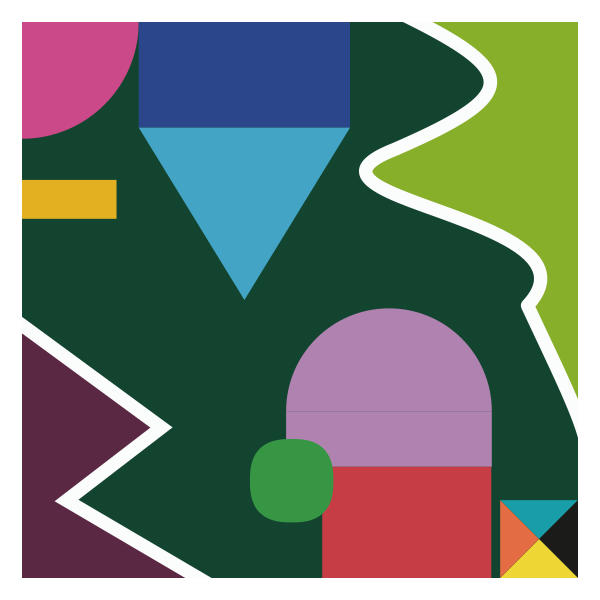
Frame 1 (no input)
Frame 60 (the mouse pressed at the canvas centre just before this capture): identical to frame 1, image omitted
Frame 120 (the mouse held since frame 60 and released just before this capture): identical to frame 1, image omitted

The Processing sketch that drew this single still picture (run headless with seeded random() and noise(); from frame 60 on, the mouse is pressed at the canvas centre):

// Processing sketch: ima_pico_generative
// ── ima_pico_generative.pde
// Controles:
//   UP/DOWN o +/-  →  intensidad [0,1]
//   SPACE          →  ciclar paleta
//   R              →  mutar una forma al azar (acumulativo)
//   X              →  resetear todas las mutaciones
//   D              →  toggle debug overlay
// ============================================================

final int LADO = 600;
final int MARCO = 22;
final float GRID = 500.0;
float s;

// --- SISTEMA DE PALETAS ---
final int NUM_PALETAS = 4;
final int COLORES_POR_PALETA = 14;
color[][] paletas = new color[NUM_PALETAS][COLORES_POR_PALETA];
int indicePaleta = 0;

// --- INTENSIDAD ---
float intensidad = 0.0;
final float PASO_INTENSIDAD = 0.05;
final float GROSOR_BORDE_MIN = 12.0;
final float GROSOR_BORDE_MAX = 32.0;
final float AMPL_ZIGZAG_MIN = 1.0;
final float AMPL_ZIGZAG_MAX = 1.8;
final float AMPL_ONDA_MIN   = 1.0;
final float AMPL_ONDA_MAX   = 1.4;
final float ZIGZAG_EJE_X = -30;
final float ONDA_EJE_X   = 510;
final float FACTOR_SAT_MIN = 0.85;
final float FACTOR_SAT_MAX = 1.15;
final float FACTOR_BR_MIN  = 0.95;
final float FACTOR_BR_MAX  = 1.10;
final float MOTIVO_LADO_MIN = 70;
final float MOTIVO_LADO_MAX = 110;

// Slots de paleta
final int SLOT_FONDO          = 0;
final int SLOT_ZIGZAG         = 1;
final int SLOT_ONDA           = 2;
final int SLOT_CUARTO_CIRCULO = 3;
final int SLOT_BARRA_AMARILLA = 4;
final int SLOT_RECT_AZUL      = 5;
final int SLOT_TRIANGULO      = 6;
final int SLOT_ARCADA         = 7;
final int SLOT_CUADRADO_ROJO  = 8;
final int SLOT_PILDORA        = 9;
final int SLOT_MOTIVO_SUP     = 10;
final int SLOT_MOTIVO_DER     = 11;
final int SLOT_MOTIVO_INF     = 12;
final int SLOT_MOTIVO_IZQ     = 13;

// --- MUTACIÓN ---
final int NUM_FORMAS = 10;
// índices de formas (coinciden con el orden de dibujo)
final int F_ZIGZAG         = 0;
final int F_ONDA           = 1;
final int F_CUARTO_CIRCULO = 2;
final int F_BARRA_AMARILLA = 3;
final int F_RECT_AZUL      = 4;
final int F_TRIANGULO      = 5;
final int F_ARCADA         = 6;
final int F_CUADRADO_ROJO  = 7;
final int F_PILDORA        = 8;
final int F_MOTIVO         = 9;

final int VARIANTES_POR_FORMA = 4;
int[] variantes = new int[NUM_FORMAS];      // 0 = default para cada forma
int[] flashFrames = new int[NUM_FORMAS];    // contador de flash por forma
final int FLASH_DURACION = 20;
final int MAX_INTENTOS_MUTACION = 10;

// --- DEBUG ---
boolean modoDebug = false;

// ============================================================
void setup() {
  size(600, 600);
  s = (LADO - 2 * MARCO) / GRID;
  inicializarPaletas();
  // loop() está activo por defecto — lo necesitamos para los flashes
}

// ============================================================
// PALETAS
// ============================================================
void inicializarPaletas() {
  paletas[0][SLOT_FONDO]          = #0C482E;
  paletas[0][SLOT_ZIGZAG]         = #602143;
  paletas[0][SLOT_ONDA]           = #88B914;
  paletas[0][SLOT_CUARTO_CIRCULO] = #D63583;
  paletas[0][SLOT_BARRA_AMARILLA] = #F0B000;
  paletas[0][SLOT_RECT_AZUL]      = #1C3D92;
  paletas[0][SLOT_TRIANGULO]      = #2FA7D1;
  paletas[0][SLOT_ARCADA]         = #BA81B9;
  paletas[0][SLOT_CUADRADO_ROJO]  = #D12731;
  paletas[0][SLOT_PILDORA]        = #279E39;
  paletas[0][SLOT_MOTIVO_SUP]     = #00A4B2;
  paletas[0][SLOT_MOTIVO_DER]     = #1D1D1B;
  paletas[0][SLOT_MOTIVO_INF]     = #FBDF15;
  paletas[0][SLOT_MOTIVO_IZQ]     = #F15C29;
  
  paletas[1][SLOT_FONDO]          = #2B1A4C;
  paletas[1][SLOT_ZIGZAG]         = #D63583;
  paletas[1][SLOT_ONDA]           = #2FA7D1;
  paletas[1][SLOT_CUARTO_CIRCULO] = #F0B000;
  paletas[1][SLOT_BARRA_AMARILLA] = #88B914;
  paletas[1][SLOT_RECT_AZUL]      = #00A4B2;
  paletas[1][SLOT_TRIANGULO]      = #BA81B9;
  paletas[1][SLOT_ARCADA]         = #F15C29;
  paletas[1][SLOT_CUADRADO_ROJO]  = #1C3D92;
  paletas[1][SLOT_PILDORA]        = #FBDF15;
  paletas[1][SLOT_MOTIVO_SUP]     = #D12731;
  paletas[1][SLOT_MOTIVO_DER]     = #1D1D1B;
  paletas[1][SLOT_MOTIVO_INF]     = #88B914;
  paletas[1][SLOT_MOTIVO_IZQ]     = #D63583;
  
  paletas[2][SLOT_FONDO]          = #0F1E4D;
  paletas[2][SLOT_ZIGZAG]         = #F15C29;
  paletas[2][SLOT_ONDA]           = #FBDF15;
  paletas[2][SLOT_CUARTO_CIRCULO] = #00A4B2;
  paletas[2][SLOT_BARRA_AMARILLA] = #D63583;
  paletas[2][SLOT_RECT_AZUL]      = #D12731;
  paletas[2][SLOT_TRIANGULO]      = #F0B000;
  paletas[2][SLOT_ARCADA]         = #88B914;
  paletas[2][SLOT_CUADRADO_ROJO]  = #BA81B9;
  paletas[2][SLOT_PILDORA]        = #2FA7D1;
  paletas[2][SLOT_MOTIVO_SUP]     = #88B914;
  paletas[2][SLOT_MOTIVO_DER]     = #1D1D1B;
  paletas[2][SLOT_MOTIVO_INF]     = #D63583;
  paletas[2][SLOT_MOTIVO_IZQ]     = #F0B000;
  
  paletas[3][SLOT_FONDO]          = #103A2E;
  paletas[3][SLOT_ZIGZAG]         = #1C3D92;
  paletas[3][SLOT_ONDA]           = #F0B000;
  paletas[3][SLOT_CUARTO_CIRCULO] = #00A4B2;
  paletas[3][SLOT_BARRA_AMARILLA] = #D63583;
  paletas[3][SLOT_RECT_AZUL]      = #F15C29;
  paletas[3][SLOT_TRIANGULO]      = #BA81B9;
  paletas[3][SLOT_ARCADA]         = #FBDF15;
  paletas[3][SLOT_CUADRADO_ROJO]  = #D63583;
  paletas[3][SLOT_PILDORA]        = #88B914;
  paletas[3][SLOT_MOTIVO_SUP]     = #D12731;
  paletas[3][SLOT_MOTIVO_DER]     = #1D1D1B;
  paletas[3][SLOT_MOTIVO_INF]     = #2FA7D1;
  paletas[3][SLOT_MOTIVO_IZQ]     = #F0B000;
}

color colorDePaleta(int slot) {
  return ajustarColor(paletas[indicePaleta][slot]);
}

float grosorBordeBlanco() { return lerp(GROSOR_BORDE_MIN, GROSOR_BORDE_MAX, intensidad); }
float amplitudZigzag()    { return lerp(AMPL_ZIGZAG_MIN,  AMPL_ZIGZAG_MAX,  intensidad); }
float amplitudOnda()      { return lerp(AMPL_ONDA_MIN,    AMPL_ONDA_MAX,    intensidad); }
float ladoMotivo()        { return lerp(MOTIVO_LADO_MIN,  MOTIVO_LADO_MAX,  intensidad); }

float amplificar(float valor, float eje, float factor) {
  return eje + (valor - eje) * factor;
}

color ajustarColor(color c) {
  float fSat = lerp(FACTOR_SAT_MIN, FACTOR_SAT_MAX, intensidad);
  float fBr  = lerp(FACTOR_BR_MIN,  FACTOR_BR_MAX,  intensidad);
  pushStyle();
  colorMode(HSB, 360, 100, 100);
  float h  = hue(c);
  float sa = constrain(saturation(c) * fSat, 0, 100);
  float br = constrain(brightness(c)  * fBr,  0, 100);
  color resultado = color(h, sa, br);
  popStyle();
  return resultado;
}

// ============================================================
// DRAW
// ============================================================
void draw() {
  background(255);
  
  pushMatrix();
  translate(MARCO, MARCO);
  
  noStroke();
  fill(colorDePaleta(SLOT_FONDO));
  rect(0, 0, GRID * s, GRID * s);
  
  clip(0, 0, (int)(GRID * s), (int)(GRID * s));
  
  dibujarFormaZigzag();
  dibujarFormaOnda();
  dibujarCuartoCirculoRosa();
  dibujarBarraAmarilla();
  dibujarRectanguloAzul();
  dibujarTrianguloCeleste();
  dibujarArcadaLavanda();
  dibujarCuadradoRojo();
  dibujarPildoraVerde();
  dibujarMotivo();
  
  // Decrementar flashes
  for (int i = 0; i < NUM_FORMAS; i++) {
    if (flashFrames[i] > 0) flashFrames[i]--;
  }
  
  noClip();
  popMatrix();
  
  if (modoDebug) dibujarDebug();
}

// Aplica flash blanco sobre la forma recién mutada.
// Se llama después de dibujar la forma.
void aplicarFlash(int idxForma, float x, float y, float w, float h) {
  if (flashFrames[idxForma] <= 0) return;
  float alpha = map(flashFrames[idxForma], 0, FLASH_DURACION, 0, 200);
  pushStyle();
  noStroke();
  fill(255, alpha);
  rect(x, y, w, h);
  popStyle();
}

// ============================================================
// 1. ZIGZAG — 4 variantes
// ============================================================
void dibujarFormaZigzag() {
  int v = variantes[F_ZIGZAG];
  float[][] zz;
  float ejeX;
  
  switch (v) {
    case 1:
      // 5 dientes, mismo borde izquierdo, más denso
      zz = new float[][]{
        {-30, 230}, {110, 300}, {30, 350}, {130, 400}, {40, 450}, {200, 530}
      };
      ejeX = -30;
      break;
    case 2:
      // espejo horizontal: pegado al borde derecho
      zz = new float[][]{
        {530, 250}, {375, 365}, {460, 430}, {290, 530}
      };
      ejeX = 530;
      break;
    case 3:
      // dientes más profundos (más agresivos)
      zz = new float[][]{
        {-30, 230}, {180, 340}, {30, 400}, {250, 530}
      };
      ejeX = -30;
      break;
    default:
      zz = new float[][]{
        {-30, 250}, {125, 365}, {40, 430}, {210, 530}
      };
      ejeX = -30;
  }
  
  float a = amplitudZigzag();
  float[][] p = new float[zz.length][2];
  for (int i = 0; i < zz.length; i++) {
    p[i][0] = amplificar(zz[i][0], ejeX, a);
    p[i][1] = zz[i][1];
  }
  
  fill(colorDePaleta(SLOT_ZIGZAG));
  noStroke();
  beginShape();
  for (int i = 0; i < p.length; i++) vertex(p[i][0] * s, p[i][1] * s);
  vertex(ejeX * s, 530 * s);
  endShape(CLOSE);
  
  stroke(#FBFCFC);
  strokeWeight(grosorBordeBlanco() * s);
  noFill();
  strokeCap(SQUARE);
  strokeJoin(MITER);
  beginShape();
  for (int i = 0; i < p.length; i++) vertex(p[i][0] * s, p[i][1] * s);
  endShape();
  noStroke();
  
  aplicarFlash(F_ZIGZAG, (min(ejeX, 290)) * s, 220 * s, 320 * s, 320 * s);
}

// ============================================================
// 2. ONDA — 4 variantes
// ============================================================
void dibujarFormaOnda() {
  int v = variantes[F_ONDA];
  float a = amplitudOnda();
  float ejeX;
  float[] xs;   // 9 valores X de los vértices/controles bezier
  boolean espejada = false;
  
  switch (v) {
    case 1:
      // ondas más anchas (misma esquina)
      xs = new float[]{320, 470, 470, 320, 190, 560, 450, 510, 510};
      ejeX = 510;
      break;
    case 2:
      // espejo: borde izquierdo en vez de derecho
      xs = new float[]{175, 60, 60, 175, 290, -30, 55, 20, 0};
      ejeX = 0;
      espejada = true;
      break;
    case 3:
      // ondas más compactas
      xs = new float[]{380, 470, 470, 380, 280, 520, 450, 480, 510};
      ejeX = 510;
      break;
    default:
      xs = new float[]{335, 450, 450, 335, 220, 530, 455, 490, 510};
      ejeX = 510;
  }
  
  float[] ax = new float[9];
  for (int i = 0; i < 9; i++) ax[i] = amplificar(xs[i], ejeX, a);
  
  fill(colorDePaleta(SLOT_ONDA));
  noStroke();
  beginShape();
  vertex(ax[0] * s, -10 * s);
  bezierVertex(ax[1] * s,  45 * s, ax[2] * s,  65 * s, ax[3] * s, 115 * s);
  bezierVertex(ax[4] * s, 160 * s, ax[5] * s, 175 * s, ax[6] * s, 255 * s);
  bezierVertex(ax[7] * s, 330 * s, ax[8] * s, 370 * s, ejeX   * s, 400 * s);
  vertex(ejeX * s, -10 * s);
  endShape(CLOSE);
  
  stroke(#FBFCFC);
  strokeWeight(grosorBordeBlanco() * s);
  noFill();
  strokeCap(SQUARE);
  strokeJoin(ROUND);
  beginShape();
  vertex(ax[0] * s, -10 * s);
  bezierVertex(ax[1] * s,  45 * s, ax[2] * s,  65 * s, ax[3] * s, 115 * s);
  bezierVertex(ax[4] * s, 160 * s, ax[5] * s, 175 * s, ax[6] * s, 255 * s);
  bezierVertex(ax[7] * s, 330 * s, ax[8] * s, 370 * s, ejeX   * s, 400 * s);
  endShape();
  noStroke();
  
  float flashX = espejada ? 0 : 200;
  aplicarFlash(F_ONDA, flashX * s, 0, 310 * s, 410 * s);
}

// ============================================================
// 3. CUARTO DE CÍRCULO — 4 variantes (una por esquina)
// ============================================================
void dibujarCuartoCirculoRosa() {
  int v = variantes[F_CUARTO_CIRCULO];
  float d = 210 * s;
  float cx = 0, cy = 0;
  float start = 0, stop = HALF_PI;
  
  switch (v) {
    case 1: // esquina sup-derecha
      cx = GRID * s; cy = 0;
      start = HALF_PI; stop = PI;
      break;
    case 2: // esquina inf-izquierda
      cx = 0; cy = GRID * s;
      start = -HALF_PI; stop = 0;
      break;
    case 3: // esquina inf-derecha
      cx = GRID * s; cy = GRID * s;
      start = PI; stop = PI + HALF_PI;
      break;
    default: // sup-izquierda (original)
      cx = 0; cy = 0;
      start = 0; stop = HALF_PI;
  }
  
  fill(colorDePaleta(SLOT_CUARTO_CIRCULO));
  noStroke();
  arc(cx, cy, d, d, start, stop);
  
  aplicarFlash(F_CUARTO_CIRCULO, cx - d/2, cy - d/2, d, d);
}

// ============================================================
// 4. BARRA AMARILLA — 4 variantes
// ============================================================
void dibujarBarraAmarilla() {
  int v = variantes[F_BARRA_AMARILLA];
  float x, y, w, h;
  
  switch (v) {
    case 1: // vertical izquierda
      x = 0; y = 300; w = 35; h = 85;
      break;
    case 2: // horizontal derecha
      x = 415; y = 142; w = 85; h = 35;
      break;
    case 3: // en el borde inferior (horizontal)
      x = 60; y = 465; w = 85; h = 35;
      break;
    default: // original
      x = 0; y = 142; w = 85; h = 35;
  }
  
  fill(colorDePaleta(SLOT_BARRA_AMARILLA));
  noStroke();
  rect(x * s, y * s, w * s, h * s);
  
  aplicarFlash(F_BARRA_AMARILLA, x * s, y * s, w * s, h * s);
}

// ============================================================
// 5. RECT AZUL — 4 variantes
// ============================================================
void dibujarRectanguloAzul() {
  int v = variantes[F_RECT_AZUL];
  float x, y, w, h;
  
  switch (v) {
    case 1: // arriba-izquierda, más angosto
      x = 0; y = 0; w = 140; h = 95;
      break;
    case 2: // arriba-derecha
      x = 330; y = 0; w = 170; h = 95;
      break;
    case 3: // pegado al borde derecho (vertical)
      x = 405; y = 0; w = 95; h = 190;
      break;
    default: // original
      x = 105; y = 0; w = 190; h = 95;
  }
  
  fill(colorDePaleta(SLOT_RECT_AZUL));
  noStroke();
  rect(x * s, y * s, w * s, h * s);
  
  aplicarFlash(F_RECT_AZUL, x * s, y * s, w * s, h * s);
}

// ============================================================
// 6. TRIÁNGULO CELESTE — 4 variantes (rotaciones)
// ============================================================
void dibujarTrianguloCeleste() {
  int v = variantes[F_TRIANGULO];
  float x1, y1, x2, y2, x3, y3;
  
  switch (v) {
    case 1: // punta arriba (apoyado en y=250)
      x1 = 105; y1 = 250; x2 = 295; y2 = 250; x3 = 200; y3 = 95;
      break;
    case 2: // punta izquierda
      x1 = 295; y1 = 95; x2 = 295; y2 = 250; x3 = 105; y3 = 170;
      break;
    case 3: // punta derecha
      x1 = 105; y1 = 95; x2 = 105; y2 = 250; x3 = 295; y3 = 170;
      break;
    default: // original (punta abajo)
      x1 = 105; y1 = 95; x2 = 295; y2 = 95; x3 = 200; y3 = 250;
  }
  
  fill(colorDePaleta(SLOT_TRIANGULO));
  noStroke();
  triangle(x1 * s, y1 * s, x2 * s, y2 * s, x3 * s, y3 * s);
  
  aplicarFlash(F_TRIANGULO, 105 * s, 95 * s, 190 * s, 160 * s);
}

// ============================================================
// 7. ARCADA LAVANDA — 4 variantes
// ============================================================
void dibujarArcadaLavanda() {
  int v = variantes[F_ARCADA];
  float cx = 330, cy = 350, d = 185, rectAltoBase = 50;
  
  fill(colorDePaleta(SLOT_ARCADA));
  noStroke();
  
  switch (v) {
    case 1: // cúpula abajo (invertida)
      arc(cx * s, cy * s, d * s, d * s, 0, PI);
      rect((cx - d/2) * s, (cy - rectAltoBase) * s, d * s, rectAltoBase * s);
      break;
    case 2: // más angosta
      arc(cx * s, cy * s, (d * 0.6) * s, (d * 0.6) * s, PI, TWO_PI);
      rect((cx - d*0.3) * s, cy * s, (d * 0.6) * s, rectAltoBase * s);
      break;
    case 3: // ubicada a la izquierda
      cx = 160;
      arc(cx * s, cy * s, d * s, d * s, PI, TWO_PI);
      rect((cx - d/2) * s, cy * s, d * s, rectAltoBase * s);
      break;
    default: // original
      arc(cx * s, cy * s, d * s, d * s, PI, TWO_PI);
      rect((cx - d/2) * s, cy * s, d * s, rectAltoBase * s);
  }
  
  aplicarFlash(F_ARCADA, 60 * s, 250 * s, 380 * s, 160 * s);
}

// ============================================================
// 8. CUADRADO ROJO — 4 variantes
// ============================================================
void dibujarCuadradoRojo() {
  int v = variantes[F_CUADRADO_ROJO];
  float x = 270, y = 400, w = 152, h = 100;
  
  fill(colorDePaleta(SLOT_CUADRADO_ROJO));
  noStroke();
  
  switch (v) {
    case 1: // triángulo equivalente (punta arriba)
      triangle(x * s, (y+h) * s, (x+w) * s, (y+h) * s, (x+w/2) * s, y * s);
      break;
    case 2: // semicírculo apoyado abajo
      arc((x + w/2) * s, (y + h) * s, w * s, h*2 * s, PI, TWO_PI);
      break;
    case 3: // más alto y angosto
      rect((x + 25) * s, (y - 40) * s, (w - 50) * s, (h + 40) * s);
      break;
    default: // original
      rect(x * s, y * s, w * s, h * s);
  }
  
  aplicarFlash(F_CUADRADO_ROJO, x * s, (y - 40) * s, w * s, (h + 40) * s);
}

// ============================================================
// 9. PÍLDORA VERDE — 4 variantes
// ============================================================
void dibujarPildoraVerde() {
  int v = variantes[F_PILDORA];
  float x, y, w, h, r;
  
  switch (v) {
    case 1: // vertical más larga
      x = 205; y = 340; w = 45; h = 130; r = 22;
      break;
    case 2: // horizontal chica
      x = 175; y = 390; w = 110; h = 45; r = 22;
      break;
    case 3: // más grande cuadrada redondeada
      x = 195; y = 365; w = 95; h = 95; r = 40;
      break;
    default: // original
      x = 205; y = 375; w = 75; h = 75; r = 35;
  }
  
  fill(colorDePaleta(SLOT_PILDORA));
  noStroke();
  rect(x * s, y * s, w * s, h * s, r * s);
  
  aplicarFlash(F_PILDORA, x * s, y * s, w * s, h * s);
}

// ============================================================
// 10. MOTIVO — 4 variantes (una por esquina)
// ============================================================
void dibujarMotivo() {
  int v = variantes[F_MOTIVO];
  float lado = ladoMotivo();
  float half = lado / 2.0;
  float cx, cy;
  
  switch (v) {
    case 1: // esquina inf-izquierda
      cx = half; cy = 500 - half;
      break;
    case 2: // esquina sup-derecha
      cx = 500 - half; cy = half;
      break;
    case 3: // esquina sup-izquierda
      cx = half; cy = half;
      break;
    default: // inf-derecha (original)
      cx = 500 - half; cy = 500 - half;
  }
  
  float x1 = (cx - half) * s;
  float y1 = (cy - half) * s;
  float x2 = (cx + half) * s;
  float y2 = (cy + half) * s;
  float mx = cx * s;
  float my = cy * s;
  
  noStroke();
  fill(colorDePaleta(SLOT_MOTIVO_SUP));  triangle(x1, y1, x2, y1, mx, my);
  fill(colorDePaleta(SLOT_MOTIVO_DER));  triangle(x2, y1, x2, y2, mx, my);
  fill(colorDePaleta(SLOT_MOTIVO_INF));  triangle(x2, y2, x1, y2, mx, my);
  fill(colorDePaleta(SLOT_MOTIVO_IZQ));  triangle(x1, y2, x1, y1, mx, my);
  
  aplicarFlash(F_MOTIVO, x1, y1, lado * s, lado * s);
}

// ============================================================
// MUTACIÓN — tecla R
// ============================================================
void mutarUnaForma() {
  int intentos = 0;
  while (intentos < MAX_INTENTOS_MUTACION) {
    int forma = int(random(NUM_FORMAS));
    int varActual = variantes[forma];
    int varNueva = int(random(VARIANTES_POR_FORMA));
    
    // asegurarse de que la variante sea distinta
    if (varNueva == varActual) {
      varNueva = (varNueva + 1) % VARIANTES_POR_FORMA;
    }
    
    variantes[forma] = varNueva;
    flashFrames[forma] = FLASH_DURACION;
    return;
  }
}

void resetearMutaciones() {
  for (int i = 0; i < NUM_FORMAS; i++) {
    variantes[i] = 0;
    flashFrames[i] = FLASH_DURACION;
  }
}

// ============================================================
// CONTROLES
// ============================================================
void keyPressed() {
  if (key == ' ') {
    indicePaleta = (indicePaleta + 1) % NUM_PALETAS;
  }
  if (key == '+' || key == '=' || keyCode == UP) {
    intensidad = min(1.0, intensidad + PASO_INTENSIDAD);
  }
  if (key == '-' || keyCode == DOWN) {
    intensidad = max(0.0, intensidad - PASO_INTENSIDAD);
  }
  if (key == 'r' || key == 'R') {
    mutarUnaForma();
  }
  if (key == 'x' || key == 'X') {
    resetearMutaciones();
  }
  if (key == 'd' || key == 'D') {
    modoDebug = !modoDebug;
  }
}

// ============================================================
// DEBUG
// ============================================================
void dibujarDebug() {
  noStroke();
  fill(0, 0, 0, 180);
  rect(10, 10, 330, 220);
  fill(255);
  textSize(12);
  textAlign(LEFT, TOP);
  text("=== DEBUG ===", 20, 18);
  text("Paleta: " + indicePaleta + " / " + (NUM_PALETAS - 1), 20, 36);
  text("Intensidad: " + nf(intensidad, 1, 2), 20, 52);
  text("Grosor borde: " + nf(grosorBordeBlanco(), 1, 1), 20, 68);
  text("Lado motivo: " + nf(ladoMotivo(), 1, 1), 20, 84);
  text("Variantes:", 20, 104);
  String linea = "";
  for (int i = 0; i < NUM_FORMAS; i++) {
    linea += variantes[i];
    if (i < NUM_FORMAS - 1) linea += " ";
  }
  text("[" + linea + "]", 20, 120);
  text("UP/DOWN=intensidad  SPACE=paleta", 20, 150);
  text("R=mutar forma  X=reset  D=debug", 20, 166);
  text("FPS: " + nf(frameRate, 2, 1), 20, 200);
}
